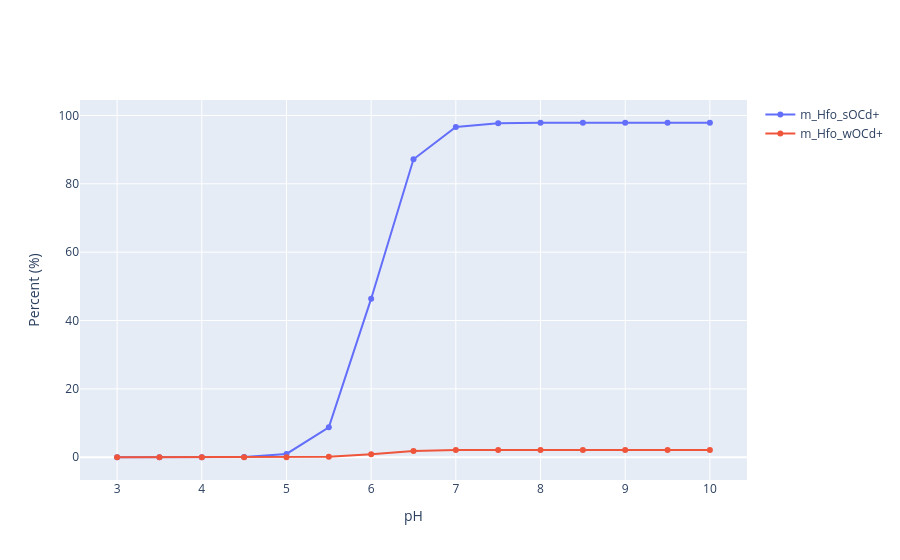

Notebook code for this chart:
### Markdown cell above
# Percent vs pH
You need to specify a total concentration in addition to the data to plot

### Code cell
# Total concentration for percent plot
total_conc = 1e-5

# data to plot
xaxis = "pH"
yaxis = ["m_Hfo_sOCd+", "m_Hfo_wOCd+"]

# Rows to drop
drop_rows = [0, 1]

fig = percent_plot(data, xaxis, yaxis, total_conc, drop_rows=drop_rows)
fig.show()

### Figure 1 — Plotly figure (JSON) as saved in the notebook; plotly's stock layout.template omitted (floating-point values rounded to 4 significant figures)
{"data": [{"mode": "lines+markers", "name": "m_Hfo_sOCd+", "type": "scatter", "x": [3.0, 3.5, 4.0, 4.5, 5.0, 5.5, 6.0, 6.5, 7.0, 7.5, 8.0, 8.5, 9.0, 9.5, 10.0], "y": [8.059e-05, 0.0008968, 0.009425, 0.09632, 0.9622, 8.741, 46.39, 87.17, 96.64, 97.74, 97.85, 97.86, 97.86, 97.86, 97.86]}, {"mode": "lines+markers", "name": "m_Hfo_wOCd+", "type": "scatter", "x": [3.0, 3.5, 4.0, 4.5, 5.0, 5.5, 6.0, 6.5, 7.0, 7.5, 8.0, 8.5, 9.0, 9.5, 10.0], "y": [1.416e-06, 1.576e-05, 0.0001657, 0.001693, 0.01695, 0.1564, 0.8992, 1.857, 2.107, 2.137, 2.14, 2.14, 2.14, 2.14, 2.14]}], "layout": {"xaxis": {"title": {"text": "pH"}}, "yaxis": {"title": {"text": "Percent (%)"}}}}
